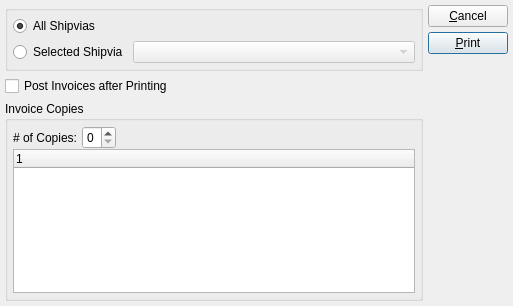
<?xml version="1.0" encoding="UTF-8"?>
<ui version="4.0">
 <comment>This file is part of the xTuple ERP: PostBooks Edition, a free and
open source Enterprise Resource Planning software suite,
Copyright (c) 1999-2011 by OpenMFG LLC, d/b/a xTuple.
It is licensed to you under the Common Public Attribution License
version 1.0, the full text of which (including xTuple-specific Exhibits)
is available at www.xtuple.com/CPAL.  By using this software, you agree
to be bound by its terms.</comment>
 <class>printInvoices</class>
 <widget class="QDialog" name="printInvoices">
  <property name="geometry">
   <rect>
    <x>0</x>
    <y>0</y>
    <width>513</width>
    <height>306</height>
   </rect>
  </property>
  <property name="windowTitle">
   <string>Print Invoices</string>
  </property>
  <layout class="QHBoxLayout" name="horizontalLayout">
   <item>
    <layout class="QVBoxLayout" name="verticalLayout">
     <item>
      <widget class="QGroupBox" name="_shipviaGroup">
       <property name="title">
        <string/>
       </property>
       <layout class="QGridLayout" name="gridLayout">
        <item row="0" column="0">
         <widget class="QRadioButton" name="_allShipvia">
          <property name="text">
           <string>All Shipvias</string>
          </property>
          <property name="checked">
           <bool>true</bool>
          </property>
         </widget>
        </item>
        <item row="1" column="0">
         <widget class="QRadioButton" name="_selectedShipvia">
          <property name="text">
           <string>Selected Shipvia</string>
          </property>
         </widget>
        </item>
        <item row="1" column="1">
         <widget class="XComboBox" name="_shipvia">
          <property name="enabled">
           <bool>false</bool>
          </property>
          <property name="sizePolicy">
           <sizepolicy hsizetype="MinimumExpanding" vsizetype="Fixed">
            <horstretch>0</horstretch>
            <verstretch>0</verstretch>
           </sizepolicy>
          </property>
          <property name="type">
           <enum>XComboBox::Adhoc</enum>
          </property>
         </widget>
        </item>
       </layout>
      </widget>
     </item>
     <item>
      <layout class="QHBoxLayout">
       <property name="spacing">
        <number>7</number>
       </property>
       <item>
        <layout class="QHBoxLayout">
         <property name="spacing">
          <number>5</number>
         </property>
        </layout>
       </item>
       <item>
        <layout class="QHBoxLayout">
         <property name="spacing">
          <number>0</number>
         </property>
         <item>
          <widget class="XCheckBox" name="_post">
           <property name="text">
            <string>Post Invoices after Printing</string>
           </property>
          </widget>
         </item>
         <item>
          <spacer>
           <property name="orientation">
            <enum>Qt::Horizontal</enum>
           </property>
           <property name="sizeType">
            <enum>QSizePolicy::Expanding</enum>
           </property>
           <property name="sizeHint" stdset="0">
            <size>
             <width>100</width>
             <height>20</height>
            </size>
           </property>
          </spacer>
         </item>
        </layout>
       </item>
      </layout>
     </item>
     <item>
      <widget class="QGroupBox" name="_invoiceCopiesGroup">
       <property name="sizePolicy">
        <sizepolicy hsizetype="Expanding" vsizetype="Expanding">
         <horstretch>0</horstretch>
         <verstretch>0</verstretch>
        </sizepolicy>
       </property>
       <property name="title">
        <string>Invoice Copies</string>
       </property>
       <layout class="QVBoxLayout">
        <property name="spacing">
         <number>0</number>
        </property>
        <property name="margin">
         <number>5</number>
        </property>
        <item>
         <layout class="QHBoxLayout">
          <property name="spacing">
           <number>0</number>
          </property>
          <item>
           <layout class="QHBoxLayout">
            <property name="spacing">
             <number>5</number>
            </property>
            <item>
             <widget class="QLabel" name="_invoiceNumOfCopiesLit">
              <property name="text">
               <string># of Copies:</string>
              </property>
              <property name="alignment">
               <set>Qt::AlignRight|Qt::AlignTrailing|Qt::AlignVCenter</set>
              </property>
             </widget>
            </item>
            <item>
             <widget class="QSpinBox" name="_invoiceNumOfCopies">
              <property name="enabled">
               <bool>true</bool>
              </property>
              <property name="minimum">
               <number>0</number>
              </property>
              <property name="maximum">
               <number>9</number>
              </property>
              <property name="value">
               <number>0</number>
              </property>
             </widget>
            </item>
           </layout>
          </item>
          <item>
           <spacer>
            <property name="orientation">
             <enum>Qt::Horizontal</enum>
            </property>
            <property name="sizeType">
             <enum>QSizePolicy::Expanding</enum>
            </property>
            <property name="sizeHint" stdset="0">
             <size>
              <width>16</width>
              <height>10</height>
             </size>
            </property>
           </spacer>
          </item>
         </layout>
        </item>
        <item>
         <widget class="XTreeWidget" name="_invoiceWatermarks"/>
        </item>
       </layout>
      </widget>
     </item>
    </layout>
   </item>
   <item>
    <layout class="QVBoxLayout">
     <property name="spacing">
      <number>0</number>
     </property>
     <item>
      <layout class="QVBoxLayout">
       <property name="spacing">
        <number>5</number>
       </property>
       <item>
        <widget class="QPushButton" name="_close">
         <property name="text">
          <string>&amp;Cancel</string>
         </property>
        </widget>
       </item>
       <item>
        <widget class="QPushButton" name="_print">
         <property name="text">
          <string>&amp;Print</string>
         </property>
         <property name="autoDefault">
          <bool>true</bool>
         </property>
         <property name="default">
          <bool>true</bool>
         </property>
        </widget>
       </item>
      </layout>
     </item>
     <item>
      <spacer>
       <property name="orientation">
        <enum>Qt::Vertical</enum>
       </property>
       <property name="sizeType">
        <enum>QSizePolicy::Expanding</enum>
       </property>
       <property name="sizeHint" stdset="0">
        <size>
         <width>10</width>
         <height>41</height>
        </size>
       </property>
      </spacer>
     </item>
    </layout>
   </item>
  </layout>
 </widget>
 <layoutdefault spacing="5" margin="5"/>
 <pixmapfunction>qPixmapFromMimeSource</pixmapfunction>
 <customwidgets>
  <customwidget>
   <class>XCheckBox</class>
   <extends>QCheckBox</extends>
   <header>xcheckbox.h</header>
  </customwidget>
  <customwidget>
   <class>XComboBox</class>
   <extends>QComboBox</extends>
   <header>xcombobox.h</header>
  </customwidget>
  <customwidget>
   <class>XTreeWidget</class>
   <extends>QTreeWidget</extends>
   <header>xtreewidget.h</header>
   <container>1</container>
  </customwidget>
 </customwidgets>
 <tabstops>
  <tabstop>_post</tabstop>
  <tabstop>_invoiceNumOfCopies</tabstop>
  <tabstop>_invoiceWatermarks</tabstop>
  <tabstop>_print</tabstop>
  <tabstop>_close</tabstop>
 </tabstops>
 <resources/>
 <connections>
  <connection>
   <sender>_close</sender>
   <signal>clicked()</signal>
   <receiver>printInvoices</receiver>
   <slot>reject()</slot>
   <hints>
    <hint type="sourcelabel">
     <x>20</x>
     <y>20</y>
    </hint>
    <hint type="destinationlabel">
     <x>20</x>
     <y>20</y>
    </hint>
   </hints>
  </connection>
  <connection>
   <sender>_selectedShipvia</sender>
   <signal>toggled(bool)</signal>
   <receiver>_shipvia</receiver>
   <slot>setEnabled(bool)</slot>
   <hints>
    <hint type="sourcelabel">
     <x>88</x>
     <y>62</y>
    </hint>
    <hint type="destinationlabel">
     <x>276</x>
     <y>62</y>
    </hint>
   </hints>
  </connection>
 </connections>
</ui>
